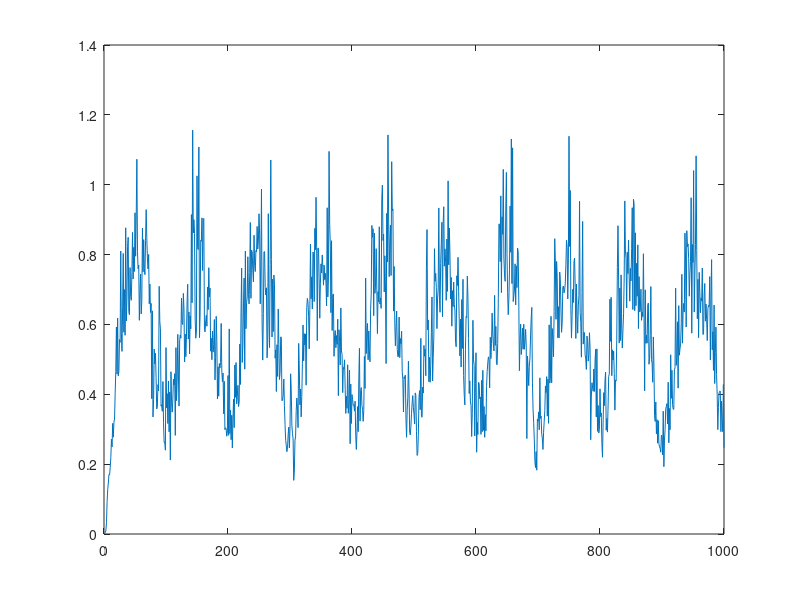

Here is the MATLAB script that generated this plot:
close all;
clear all;
clc;

%Program parameters
N = 1000;
trials = 100;
M =2;
delta = 1;
mu = 0.05;

%Initiliase parameters to generate sinusoid
t = (1:N);
f0 = 0.005;


%Initialise variables for the loop that calculates the average predictive
%error and MPSE for each value of Delta
MPSE_av = zeros(length(delta));
pred_error_av = zeros(length(delta), N);
x_est_av= zeros(length(delta), N);

%Begin loop to to calculate the average predictive
%error and MPSE for each value of Delta
%Initialise ensemble
pred_error = zeros(trials, N);
x_est = zeros(trials, N);
for k =1:trials
    %Generate Sinusoid signal
    x = sin(2*pi*f0*t);

    %Generate noise signals
    v = randn(1,N+2);
    n = v(3:end)+0.5*v(1:end-2);
    w_hist = zeros(M,N);
    e = zeros(trials,N);
    %Create corrupted signal
    s = x + n;

    %For different values of delta carry out ALE noise cancellation
    for n = delta+M:N
        u = s(n-delta:-1:n-delta-M+1)';
        x_est(k,n) = w_hist(:,n)'*u;
        e(k,n) = s(n) - x_est(k,n);
        w_hist(:,n+1) = w_hist(:,n) + mu*e(k,n)*u;
    end
    pred_error(k,:) = ((x-x_est(k,:)).^2);
%     MPSE_av(j) = MPSE_av(j) + sum(pred_error(k,ignore:end))/length(pred_error(k,ignore:end))/trials;      
end
%Calculate the average estimated error and predictive error from
%ensembles
x_est_av = mean(x_est);
pred_error_av = mean(pred_error);

plot(pred_error_av)